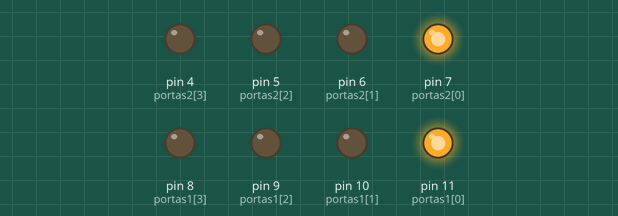
Recording of a sketch running on a simulated Arduino Uno, built with avr-gcc and run on an emulated ATmega328P. On the bench: output pins drawn as LEDs (lit = HIGH). What the sketch prints to the serial monitor is not drawn.

Above: at 0.1 s.
At 1.1 s:
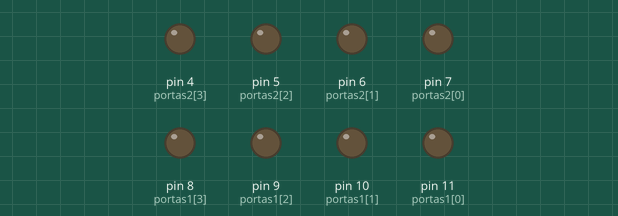
Timing chart, 0 to 2.6 s (numbered marks = the images above):
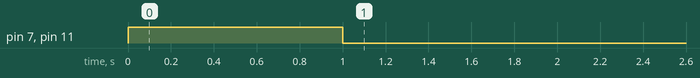

The sketch:

teste_radar_7.ino
```cpp
#include <SoftwareSerial.h>
//#include <Arduino.h>

#define um 3
#define alerta 2
//////////////////////////////////////////////////////////////////////////////////////////////////////////////
// variáveis
unsigned char a;
unsigned char b[13];
int dado;
int comtador;
int temp = 0;

//////////////////////////////////////////////////////////////////////////////////////////////////////////////
// prototipo Funções
SoftwareSerial mySerial(13, 12);
void contaTempo(void);
void Numero(int);
void Radar(void);
bool Manual(void);

byte portas1[] = { 11, 10, 9, 8 };
byte portas2[] = { 7, 6, 5, 4 };
byte num[10][4] = {
  { 0, 0, 0, 0 },
  { 0, 0, 0, 1 },
  { 0, 0, 1, 0 },
  { 0, 0, 1, 1 },
  { 0, 1, 0, 0 },
  { 0, 1, 0, 1 },
  { 0, 1, 1, 0 },
  { 0, 1, 1, 1 },
  { 1, 0, 0, 0 },
  { 1, 0, 0, 1 }
};

//////////////////////////////////////////////////////////////////////////////////////////////////////////////
// Confiruração
void setup() {

  for (int i = 0; i < 4; i++)
    pinMode(portas1[i], OUTPUT);

  for (int j = 0; j < 4; j++)
    pinMode(portas2[j], OUTPUT);
  mySerial.begin(9600);
  Serial.begin(9600);
  Serial.println("Pronto");
  Numero(88);
  digitalWrite(alerta, HIGH);
  digitalWrite(um, HIGH);
  //digitalWrite(um, HIGH);
  delay(1000);
  Numero(0);
  digitalWrite(um, LOW);
  digitalWrite(alerta, LOW);
  //[85, 106, 172, 178, 254, 254, 254, 254, 254, 254, 254, 162]
}
//////////////////////////////////////////////////////////////////////////////////////////////////////////////
// Loop Principal
void loop() {

  // Numero(dado);
  Radar();
  contaTempo();
}
/////////////////////////////////////////////////////////////////////////////////////////
void Numero(int valor) {
  int dezena = valor / 10;
  int unidade = valor % 10;

  for (int i = 0; i < 4; i++) {
    digitalWrite(portas1[i], num[dezena][i]);
    digitalWrite(portas2[i], num[unidade][i]);
  }
}
/////////////////////////////////////////////////////////////////////////////////////////
void Radar(void) {

  while (mySerial.available() >= 12) {  // Verifica se há 12 bytes disponíveis
    byte dados[12];                     // Array para armazenar os dados recebidos
    mySerial.readBytes(dados, 12);      // Lê 12 bytes da porta serial

    if (dados[1] == 85) {
      //Serial.print("dado = ");
      //Serial.println(dado);
      for (int i = 0; i < 12; i++) {
        dado = dados[i];  // Converte o byte para inteiro
        //Serial.print(dado);
        //Serial.print(" ");
        if (i == 6) {  // Imprime o sexto elemento do array
          Serial.print("dado ");
          Serial.print(dado);
          Serial.println("");
          if ((temp == 0) || (temp < dado)) {
            temp = dado;
            Serial.print("Vel. ");
            Serial.print(dado);
            Numero(dado);
            if (dado > 20) {
              digitalWrite(alerta, HIGH);
              Serial.println("auto");
              Serial.println(" ");
            }
          }
        }
      }
    }
    //Serial.println("");
  }
}
/////////////////////////////////////////////////////////////////////////////////////////
void contaTempo() {
  static unsigned long lastTime1 = 0;
  unsigned long currentTime = millis();  // guarda o tempo atual
  static unsigned long intevaloDeContagem = 5000;

  if ((currentTime - lastTime1) >= intevaloDeContagem) {  // verifica se já passaram 500ms desde a última mudança
    lastTime1 = currentTime;
    comtador++;
    Numero(0);
    temp = 0;
    digitalWrite(alerta, LOW);
    Serial.println("Zero");
  }
}
```
